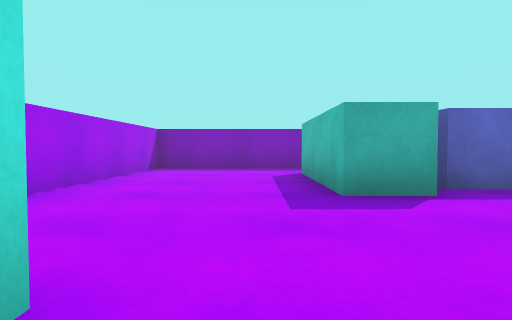
[1] (above)

12 first-person views from a walk through a 3-D level made in the Unity game engine. The camera is 0.51 m above the floor, tilts 2° down and sees 75° across. The floor is counted in squares, 1 m on a side. Each view is taken from the middle of a square. On the plan, view 1 faces up. The plan holds only what a view shows up to about 9 squares ahead; the rest is blank. The player character is not drawn.

[2]
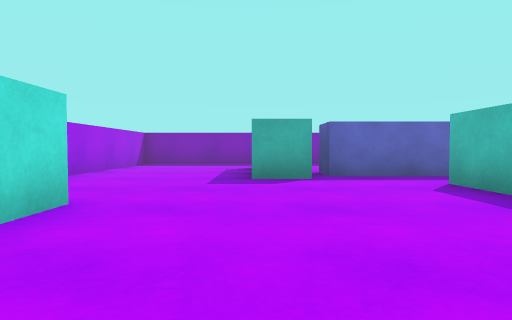

[3]
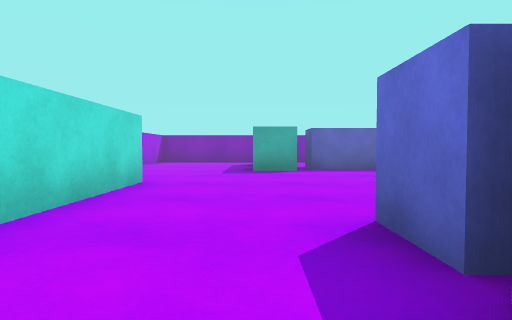

[4]
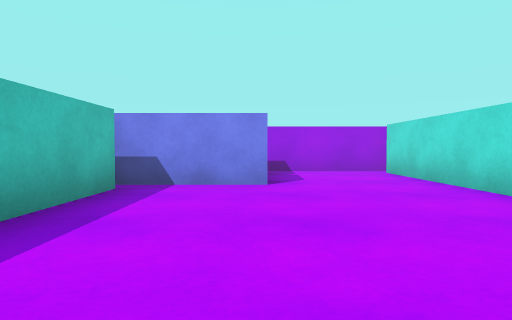

[5]
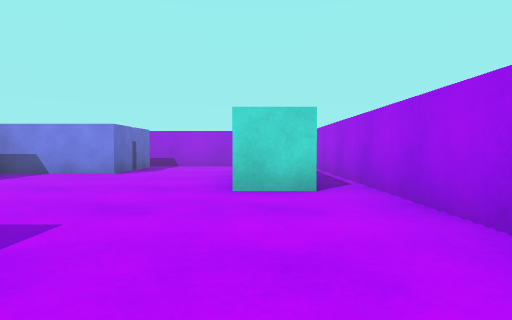

[6]
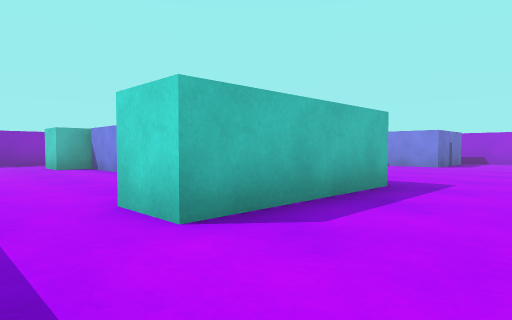

[7]
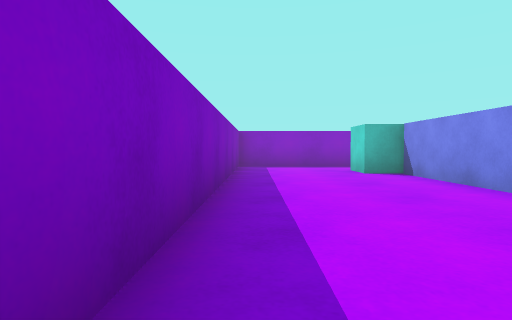

[8]
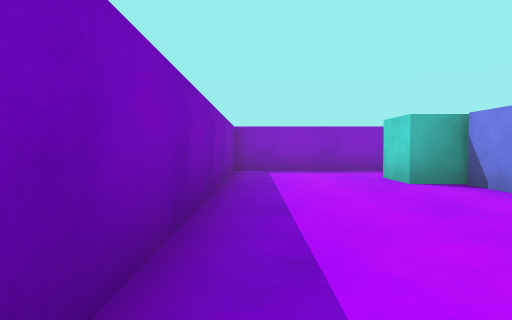

[9]
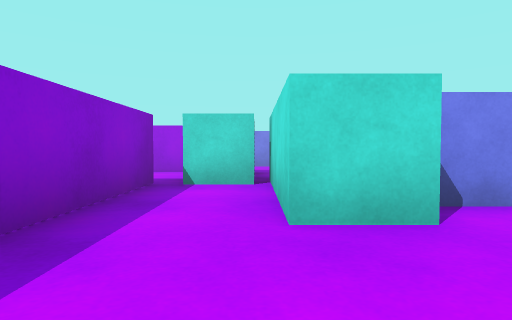

[10]
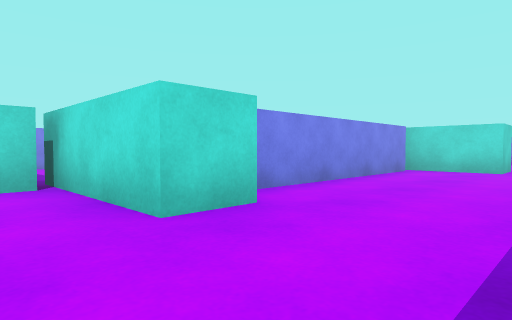

[11]
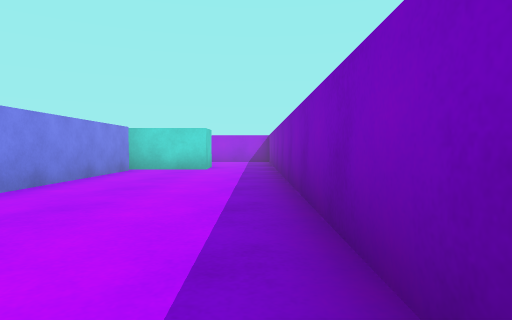

[12]
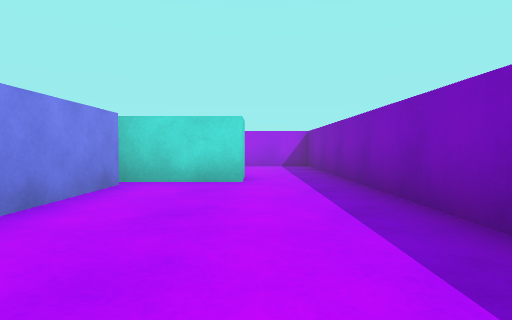

### Floor plan
Points are (right, up) in squares from view 1. A wall is a line through its corners. A room is listed if a view was taken in it or the views show most of it. See-through windows are left out.
Room 1 (views 1, 2, 3, 4, 5, 6)
walls: (-1.8, 1) (-0.7, 1) (-0.7, -4); (2, 3.5) (0.9, 3.5) (0.9, 6.8); (3.8, -1.2) (3.8, 2.9); (4.6, 4.1) (2.3, 4.1); (1.8, -2.8) (1.8, -1.7) (4.1, -1.7); (1.8, -4) (1.8, -2.9); (0.5, 8.5) (-2.5, 8.5) (-2.5, -3.2); (-1, -4.5) (1.7, -4.5)
ways out: opening at (1.5, 8) to room 2; gap at (-1, -4)
Room 2 (views 7, 8, 9, 10, 11, 12)
walls: (2.3, 5.1) (7.8, 5.1) (7.8, 5.8) (8.8, 5.8) (8.8, 2.5); (10.5, 3) (10.5, 8.5) (0.5, 8.5); (0.9, 6.8) (1.9, 6.8) (1.9, 4.9)
ways out: opening at (1.5, 8) to room 1
objects: cyan block (9, 2) to (10, 3)

Where each view was taken, in squares from view 1:
view 1: 0 up, 0 right, facing up
view 2: 2 down, 1 right, facing up
view 3: 4 down, 1 right, facing up
view 4: 3 up, 2 right, facing down
view 5: 5 up, 1 left, facing down
view 6: 8 up, 1 left, facing down-right
view 7: 8 up, 1 right, facing right
view 8: 8 up, 3 right, facing right
view 9: 8 up, 9 right, facing down
view 10: 8 up, 10 right, facing down-left
view 11: 8 up, 10 right, facing left
view 12: 7 up, 7 right, facing left
